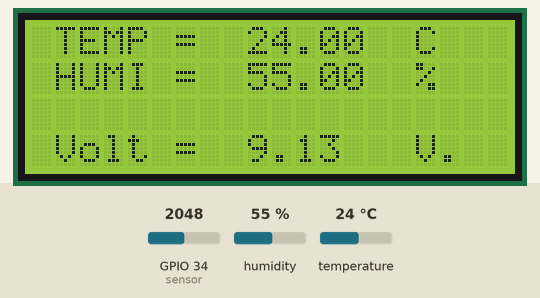
Bench run of a sketch on a simulated ESP32. Parts: 20×4 character LCD. The test bench sets the inputs (shaded band); at power-on: humidity 55 %, GPIO 34 (sensor) = 2048, temperature 24 °C. What the sketch prints to the serial monitor is not drawn.

Above: at 2.9 s.
3.0 s: humidity set to 22 %
At 6.7 s:
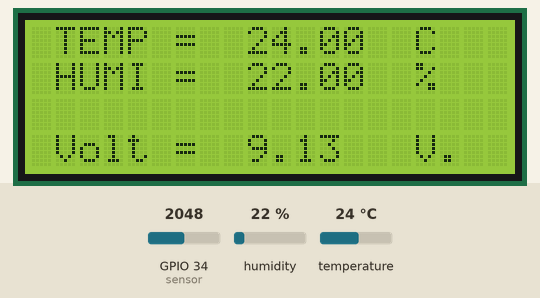
7.8 s: GPIO 34 (sensor) set to 2866
At 11.2 s:
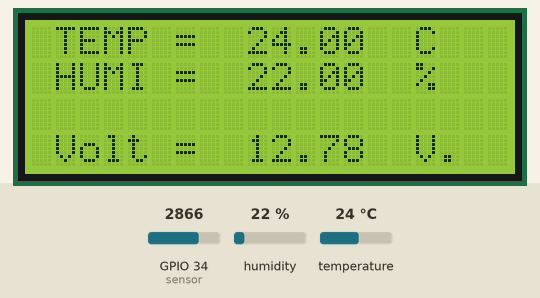
12.0 s: temperature set to 12 °C
At 15.7 s:
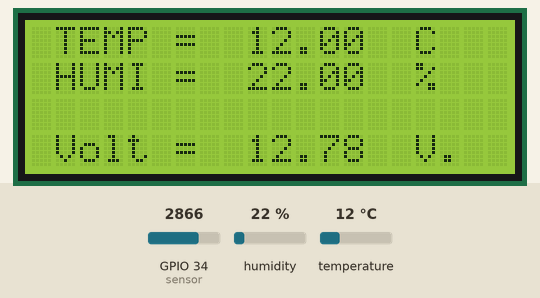
16.3 s: GPIO 34 (sensor) set to 3603
At 20.2 s:
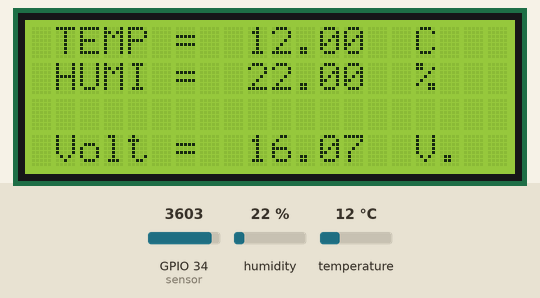
20.5 s: humidity set to 40 %
At 24.4 s:
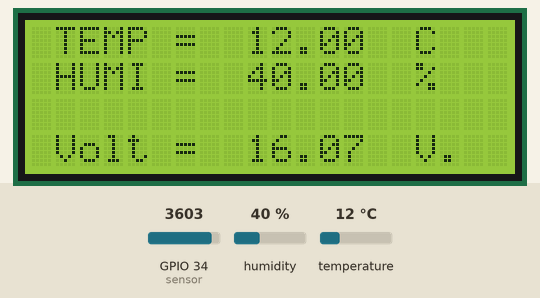
24.7 s: GPIO 34 (sensor) set to 4095
At 28.0 s:
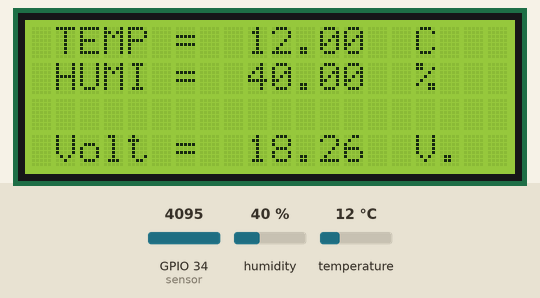
Timing chart, 0 to 29.5 s (numbered marks = the images above; inputs shaded):
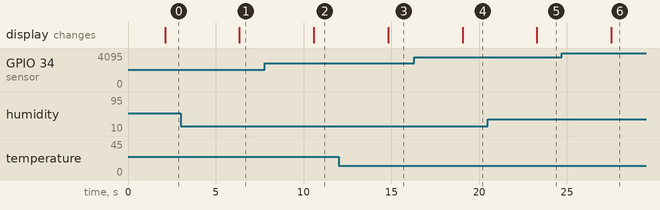

The sketch:

DHT_Volt_LCD_Test.ino
```cpp
#include <Wire.h> // กำหนด library ของ LCD
#include <LiquidCrystal_I2C.h>  //https://github.com/bugkuska/esp32/raw/main/basic/lcd/LiquidCrystal_i2c.zip
LiquidCrystal_I2C lcd(0x27, 20, 4); //LCD ขนาด 4 แถว 20 คอลัมม์
const int sensor = 34; //ประกาศกำหนดรับสัญญาณ sensor ขา 34
//dht11,dht22
#include <DHT.h>  //https://github.com/adafruit/DHT-sensor-library
#define DHTPIN 18 //ประกาศกำหนดรับสัญญาณ DHT PIN 18
//#define DHTTYPE DHT11
#define DHTTYPE DHT22 //กำหนดประเภทของ DHT 22
DHT dht(DHTPIN, DHTTYPE); //กำหนด ขาและชนิดของ DHT

void setup() {
  Serial.begin(9600);
  dht.begin();
  pinMode(sensor, INPUT);
  //Serial.begin(9600);
}

void loop() {
  float h = dht.readHumidity();
  float t = dht.readTemperature();  // or dht.readTemperature(true) for Fahrenheit

  Serial.print("Temperature:"); //แสดงค่าวัดอุณหภูมิ
  Serial.print(t); //ให้นำค่า t มาแสดงผลตัวเลข
  Serial.println(" C "); //หลังจากแสดงผลแล้วให้ขึ้นบรรทัดใหม่
  Serial.print("Humidity:"); //แสดงค่าวัดความชื้นในอากาศ
  Serial.print(h); //ให้นำค่า h มาแสดงผลตัวเลข
  Serial.println(" % "); //หลังจากแสดงผลแล้วให้ขึ้นบรรทัดใหม่
  //delay(1000);
  double val = mapf(analogRead(34), 0, 5605, 0, 25);
  Serial.print("Voltmeter = ");
  Serial.print(val);
  Serial.println(" Volt"); //หลังจากแสดงผลแล้วให้ขึ้นบรรทัดใหม่
  delay(2000);

  //LCD
  lcd.begin();
  lcd.backlight();
  lcd.setCursor(1, 0);
  lcd.print("TEMP =  ");
  lcd.print(t);
  lcd.print("  C ");

  lcd.setCursor(1, 1);
  lcd.print("HUMI =  ");
  lcd.print(h);
  lcd.print("  % ");

  lcd.setCursor(1, 3);
  lcd.print("Volt =  ");
  lcd.print(val);
  lcd.setCursor(16, 3);
  lcd.print("V.");
}
double mapf(double val, double in_min, double in_max, double out_min, double out_max) {
  return (val - in_min) * (out_max - out_min) / (in_max - in_min) + out_min;
}
```

Measured:
- after the input at 3.0 s, the display: changes after 3.3 s (image 1)
- after the input at 7.8 s, the display: changes after 2.8 s (image 2)
- after the input at 12.0 s, the display: changes after 2.8 s (image 3)
- after the input at 16.3 s, the display: changes after 2.8 s (image 4)
- after the input at 20.5 s, the display: changes after 2.8 s (image 5)
- after the input at 24.7 s, the display: changes after 2.8 s (image 6)
